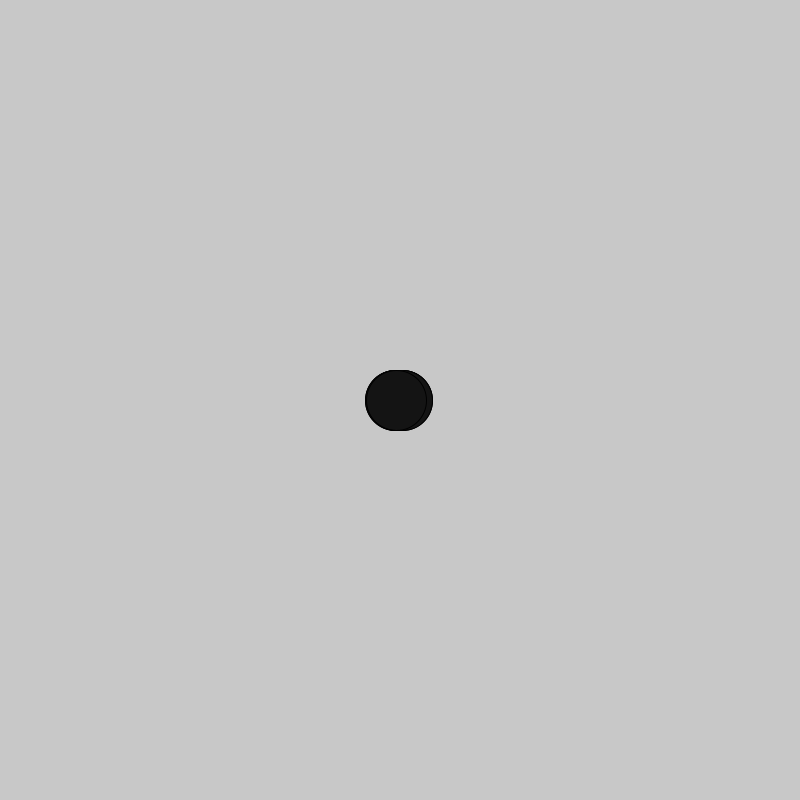
Frame 1 (no input)
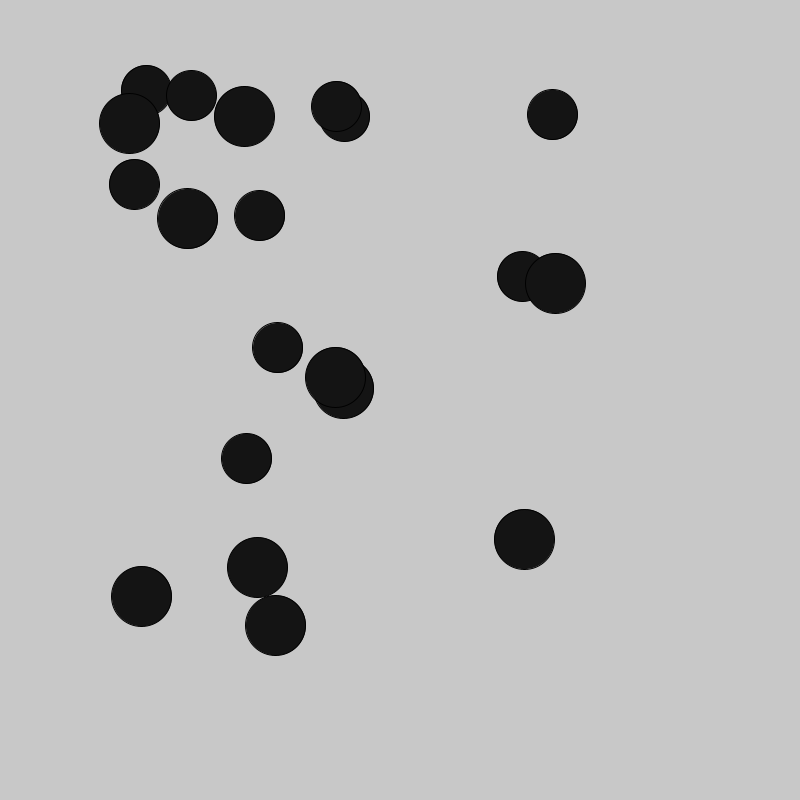
Frame 60 (the mouse pressed at the canvas centre just before this capture)
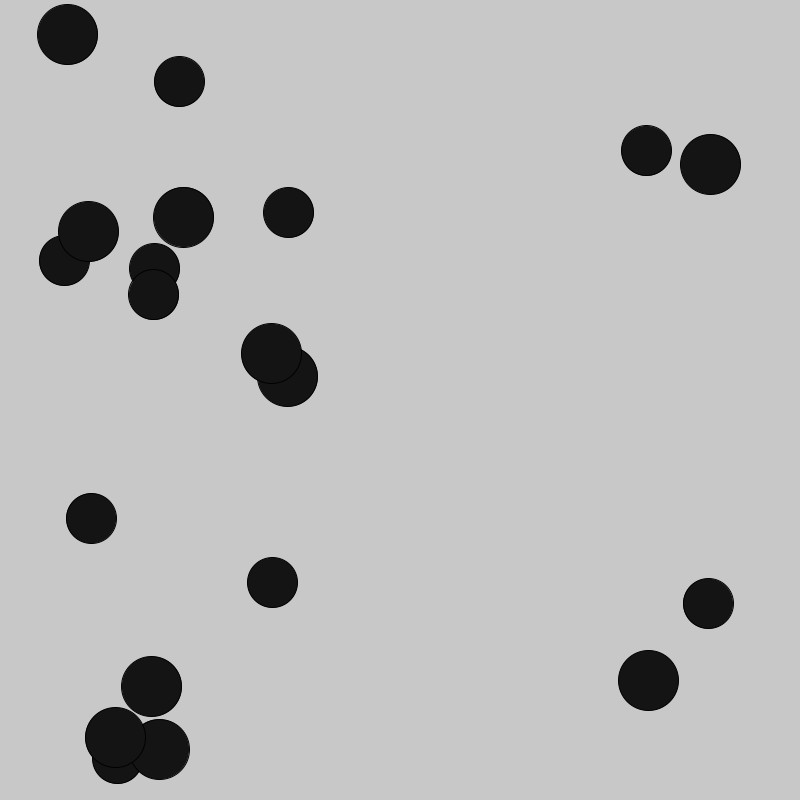
Frame 120 (the mouse held since frame 60 and released just before this capture)

The Processing sketch that drew these frames (run headless with seeded random() and noise(); from frame 60 on, the mouse is pressed at the canvas centre):

// Processing sketch: Oct112018_boucing_ball_array_homework
// ── Oct112018_boucing_ball_array_homework.pde
// Code 1 FA_18
// Bryan Ma

// bouncing ball array

// this sketch adapts the bouncing ball behavior to use arrays to create multiple balls. 
// there is an array for the x positions, y positions, x speed, and y speed.

// add an additional array to store different sizes of the balls. 
// make sure that the ellipse function call in draw() refers to these sizes so that each ball
//  displays its own size properly.


int num = 10;
int num1 = 40;

float[] x = new float[num];
float[] y = new float[num];
float[] dx = new float[num];
float[] dy = new float[num];

float[] w = new float[num1];
float[] z = new float[num1];
float[] dw = new float[num1];
float[] dz = new float[num1];

void setup() {
  size(800, 800);
  for (int i = 0; i < x.length; i++) {
    x[i] = width/2;
    y[i] = height/2;
    dx[i] = random(-10, 10);
    dy[i] = random(-10, 10);
  }
  
  for (int j = 0; j < x.length; j++) {
     w[j] = width/2;
     z[j] = height/2;
     dx[j] = random(-5, 5);
     dz[j] = random(-5, 5);
  }
  
}

void draw() {
  background(200);


  for (int i = 0; i < x.length; i++) {
    float s = 50;

    fill(20);
    ellipse(x[i], y[i], s, s);
    x[i] += dx[i];
    y[i] += dy[i];

    if (x[i] > width-s/2 || x[i] < s/2) {
      dx[i] = -dx[i];
    }
    if (y[i] > height-s/2 || y[i] < s/2) {
      dy[i] = -dy[i];
    }
  }
  
   for (int j = 0; j < x.length; j++) {
    fill(20);
    ellipse(x[j], z[j], 60, 60);
    w[j] += dw[j];
    z[j] += dz[j];

    if (w[j] > width-30 || w[j] < 30) {
      dw[j] = -dw[j];
    }
    if (z[j] > height-30 || z[j] < 30) {
      dz[j] = -dz[j];
    }
  }
}   
